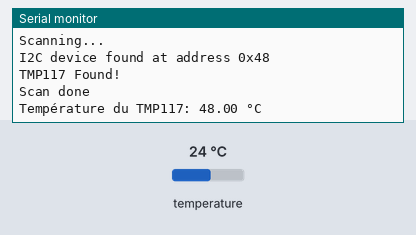
A sketch run on a simulated Arduino Uno, built with avr-gcc and run on an emulated ATmega328P. Shown: the last lines printed to the serial monitor. Wiring (inferred from the names in the program): TMP102 temperature sensor at I2C address 0x48. The inputs (shaded band) are chosen by the test bench; at power-on: temperature 24 °C.

Above: at 1.8 s.
1.9 s: temperature set to 12 °C
At 2.8 s:
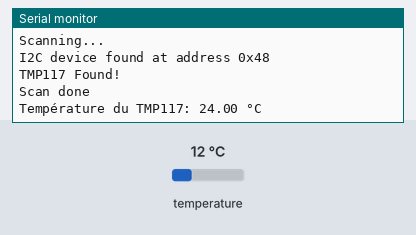
3.4 s: temperature set to 19 °C
At 4.6 s:
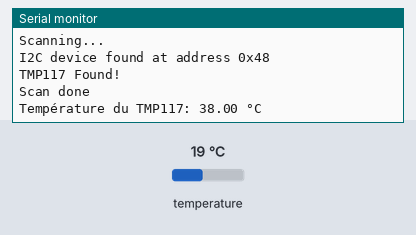
Timing chart, 0 to 6.4 s (numbered marks = the images above; inputs shaded):
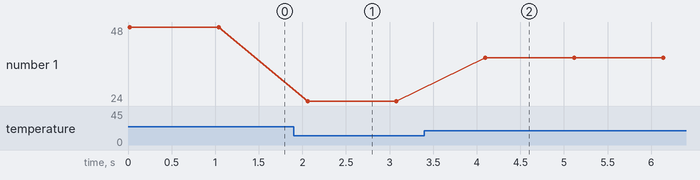

Measured:
- after the input at 1.9 s, the serial monitor: prints a new line after 0.16 s (image 1)
- after the input at 3.4 s, the serial monitor: prints a new line after 0.70 s (image 2)
- plotted number 1: 48 → 24 after the input at 1.9 s, 24 → 38 after the input at 3.4 s

The sketch:

Main.ino
```cpp
#include <Wire.h>

#define TMP117_ADDRESS 0x48 // Adresse I2C du TMP117
bool tmp117Found = false; // Variable globale pour indiquer si le TMP117 est trouvé

void setup() {
  Serial.begin(115200); // Démarrer la communication série à 115200 bauds
  Wire.begin();
  Serial.println("\nI2C Scanner");
}

void loop() {
  scanI2CAddress(); // Effectuer le balayage I2C
  if (tmp117Found) { // Si le TMP117 est trouvé, lire et afficher la température
    readTMP117();
  }
  delay(1000); // Attendre 5 secondes avant le prochain balayage
}

void scanI2CAddress() {
  byte error, address;
  int nDevices;

  Serial.println("Scanning...");
  nDevices = 0;
  tmp117Found = false;

  for(address = 1; address < 127; address++ ) {
    Wire.beginTransmission(address);
    error = Wire.endTransmission();

    if (error == 0) {
      Serial.print("I2C device found at address 0x");
      if (address < 16) Serial.print("0");
      Serial.println(address, HEX);
      nDevices++;
      if (address == TMP117_ADDRESS) {
        tmp117Found = true; // Indiquer que le TMP117 est trouvé
        Serial.println("TMP117 Found!");
      }
    }
    else if (error == 4) {
      Serial.print("Unknown error at address 0x");
      if (address < 16) Serial.print("0");
      Serial.println(address, HEX);
    }
  }

  if (nDevices == 0) Serial.println("No I2C devices found\n");
  else Serial.println("Scan done\n");
}

void readTMP117() {
  Wire.beginTransmission(TMP117_ADDRESS);
  Wire.write(0x00); // Pointeur vers le registre de température
  Wire.endTransmission(false);
  Wire.requestFrom(TMP117_ADDRESS, (uint8_t)2); // Demande de 2 octets du registre de température

  if (Wire.available() == 2) {
    uint16_t raw = (Wire.read() << 8) | Wire.read(); // Combine les deux octets en un entier 16 bits
    double tempC = raw * 0.0078125; // Convertit les données brutes en température
    Serial.print("Température du TMP117: ");
    Serial.print(tempC);
    Serial.println(" °C");
  } else {
    Serial.println("Erreur de lecture du TMP117");
  }
}
```
